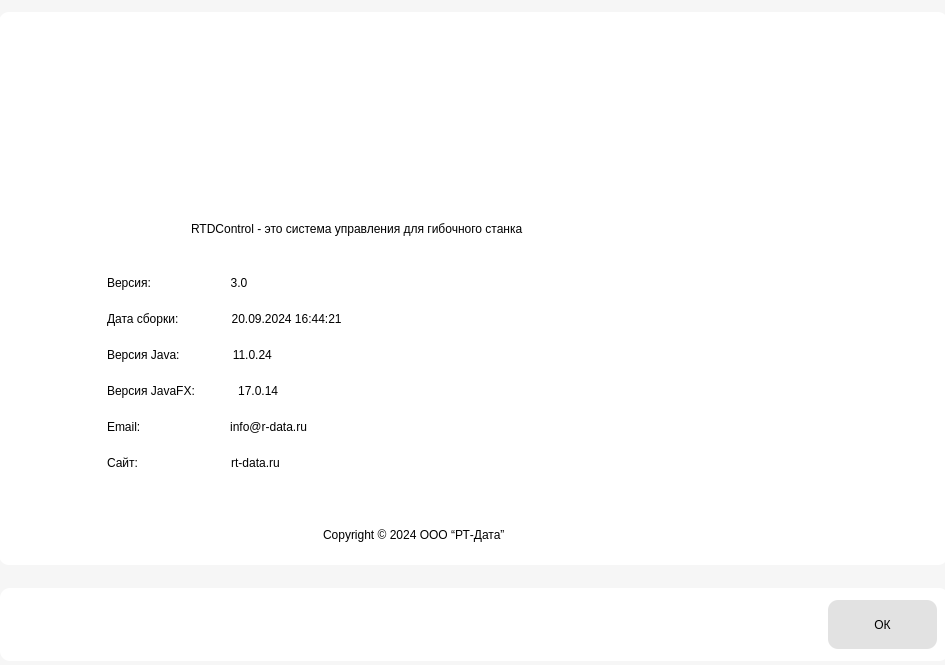
<?xml version="1.0" encoding="UTF-8"?>
<ui version="4.0">
 <class>MainAboutWindow</class>
 <widget class="QMainWindow" name="MainAboutWindow">
  <property name="geometry">
   <rect>
    <x>0</x>
    <y>0</y>
    <width>945</width>
    <height>665</height>
   </rect>
  </property>
  <property name="windowTitle">
   <string>MainWindow</string>
  </property>
  <property name="styleSheet">
   <string notr="true">font: 12pt &quot;intel&quot;;
background-color :#F6F6F6;</string>
  </property>
  <widget class="QWidget" name="centralwidget">
   <property name="styleSheet">
    <string notr="true">QPushButton {
	background-color:#E2E2E2;
    border-radius: 10px;
    border: none;
}

QPushButton:hover {
    background-color: #D9D9D9;
}

QFrame{background-color: rgb(255, 255, 255);
border-radius: 10px}
</string>
   </property>
   <widget class="QFrame" name="frame_about">
    <property name="geometry">
     <rect>
      <x>-1</x>
      <y>12</y>
      <width>949</width>
      <height>553</height>
     </rect>
    </property>
    <property name="styleSheet">
     <string notr="true"/>
    </property>
    <property name="frameShape">
     <enum>QFrame::StyledPanel</enum>
    </property>
    <property name="frameShadow">
     <enum>QFrame::Raised</enum>
    </property>
    <widget class="QLabel" name="label_logo">
     <property name="geometry">
      <rect>
       <x>108</x>
       <y>12</y>
       <width>709</width>
       <height>205</height>
      </rect>
     </property>
     <property name="styleSheet">
      <string notr="true"/>
     </property>
     <property name="text">
      <string/>
     </property>
     <property name="pixmap">
      <pixmap resource="about-rc.qrc">:/pic/icons/Property 1=Default.png</pixmap>
     </property>
    </widget>
    <widget class="QLabel" name="label_2">
     <property name="geometry">
      <rect>
       <x>192</x>
       <y>204</y>
       <width>553</width>
       <height>25</height>
      </rect>
     </property>
     <property name="styleSheet">
      <string notr="true">color: rgb(0, 0, 0);</string>
     </property>
     <property name="text">
      <string>RTDControl - это система управления для гибочного станка</string>
     </property>
    </widget>
    <widget class="QLabel" name="label_3">
     <property name="geometry">
      <rect>
       <x>108</x>
       <y>252</y>
       <width>253</width>
       <height>37</height>
      </rect>
     </property>
     <property name="text">
      <string>Версия:                        3.0</string>
     </property>
    </widget>
    <widget class="QLabel" name="label_4">
     <property name="geometry">
      <rect>
       <x>108</x>
       <y>288</y>
       <width>409</width>
       <height>37</height>
      </rect>
     </property>
     <property name="text">
      <string>Дата сборки:                20.09.2024 16:44:21</string>
     </property>
    </widget>
    <widget class="QLabel" name="label_5">
     <property name="geometry">
      <rect>
       <x>108</x>
       <y>324</y>
       <width>289</width>
       <height>37</height>
      </rect>
     </property>
     <property name="text">
      <string>Версия Java:                11.0.24</string>
     </property>
    </widget>
    <widget class="QLabel" name="label_6">
     <property name="geometry">
      <rect>
       <x>108</x>
       <y>360</y>
       <width>289</width>
       <height>37</height>
      </rect>
     </property>
     <property name="text">
      <string>Версия JavaFX:             17.0.14</string>
     </property>
    </widget>
    <widget class="QLabel" name="label_7">
     <property name="geometry">
      <rect>
       <x>108</x>
       <y>396</y>
       <width>445</width>
       <height>37</height>
      </rect>
     </property>
     <property name="text">
      <string>Email:                           info@r-data.ru</string>
     </property>
    </widget>
    <widget class="QLabel" name="label_8">
     <property name="geometry">
      <rect>
       <x>108</x>
       <y>432</y>
       <width>313</width>
       <height>37</height>
      </rect>
     </property>
     <property name="text">
      <string>Сайт:                            rt-data.ru</string>
     </property>
    </widget>
    <widget class="QLabel" name="label_9">
     <property name="geometry">
      <rect>
       <x>324</x>
       <y>504</y>
       <width>313</width>
       <height>37</height>
      </rect>
     </property>
     <property name="text">
      <string>Copyright © 2024 ООО “РТ-Дата”</string>
     </property>
    </widget>
   </widget>
   <widget class="QFrame" name="frame_ok">
    <property name="geometry">
     <rect>
      <x>0</x>
      <y>588</y>
      <width>949</width>
      <height>73</height>
     </rect>
    </property>
    <property name="styleSheet">
     <string notr="true"/>
    </property>
    <property name="frameShape">
     <enum>QFrame::StyledPanel</enum>
    </property>
    <property name="frameShadow">
     <enum>QFrame::Raised</enum>
    </property>
    <widget class="QPushButton" name="pushButton_ok">
     <property name="geometry">
      <rect>
       <x>828</x>
       <y>12</y>
       <width>109</width>
       <height>49</height>
      </rect>
     </property>
     <property name="styleSheet">
      <string notr="true">color: rgb(0, 0, 0)</string>
     </property>
     <property name="text">
      <string>ОК</string>
     </property>
    </widget>
   </widget>
  </widget>
 </widget>
 <resources>
  <include location="about-rc.qrc"/>
 </resources>
 <connections/>
</ui>
